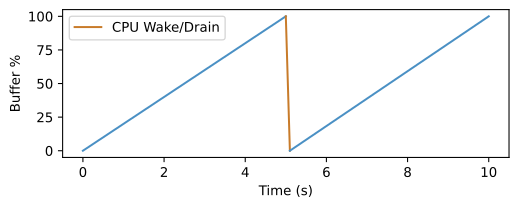

Reproduce this figure in Python.
import os
import matplotlib.pyplot as plt
fig, ax = plt.subplots(figsize=(6,2))
ax.plot([0, 5], [0, 100], color='#4a90c4')
ax.plot([5, 5.1], [100, 0], color='#c87b2a', label='CPU Wake/Drain')
ax.plot([5.1, 10], [0, 100], color='#4a90c4')
ax.set_ylabel('Buffer %')
ax.set_xlabel('Time (s)')
ax.legend()
out = os.environ.get('VISUAL_OUT_PATH', 'out.svg')
plt.savefig(out, format='svg', bbox_inches='tight')
